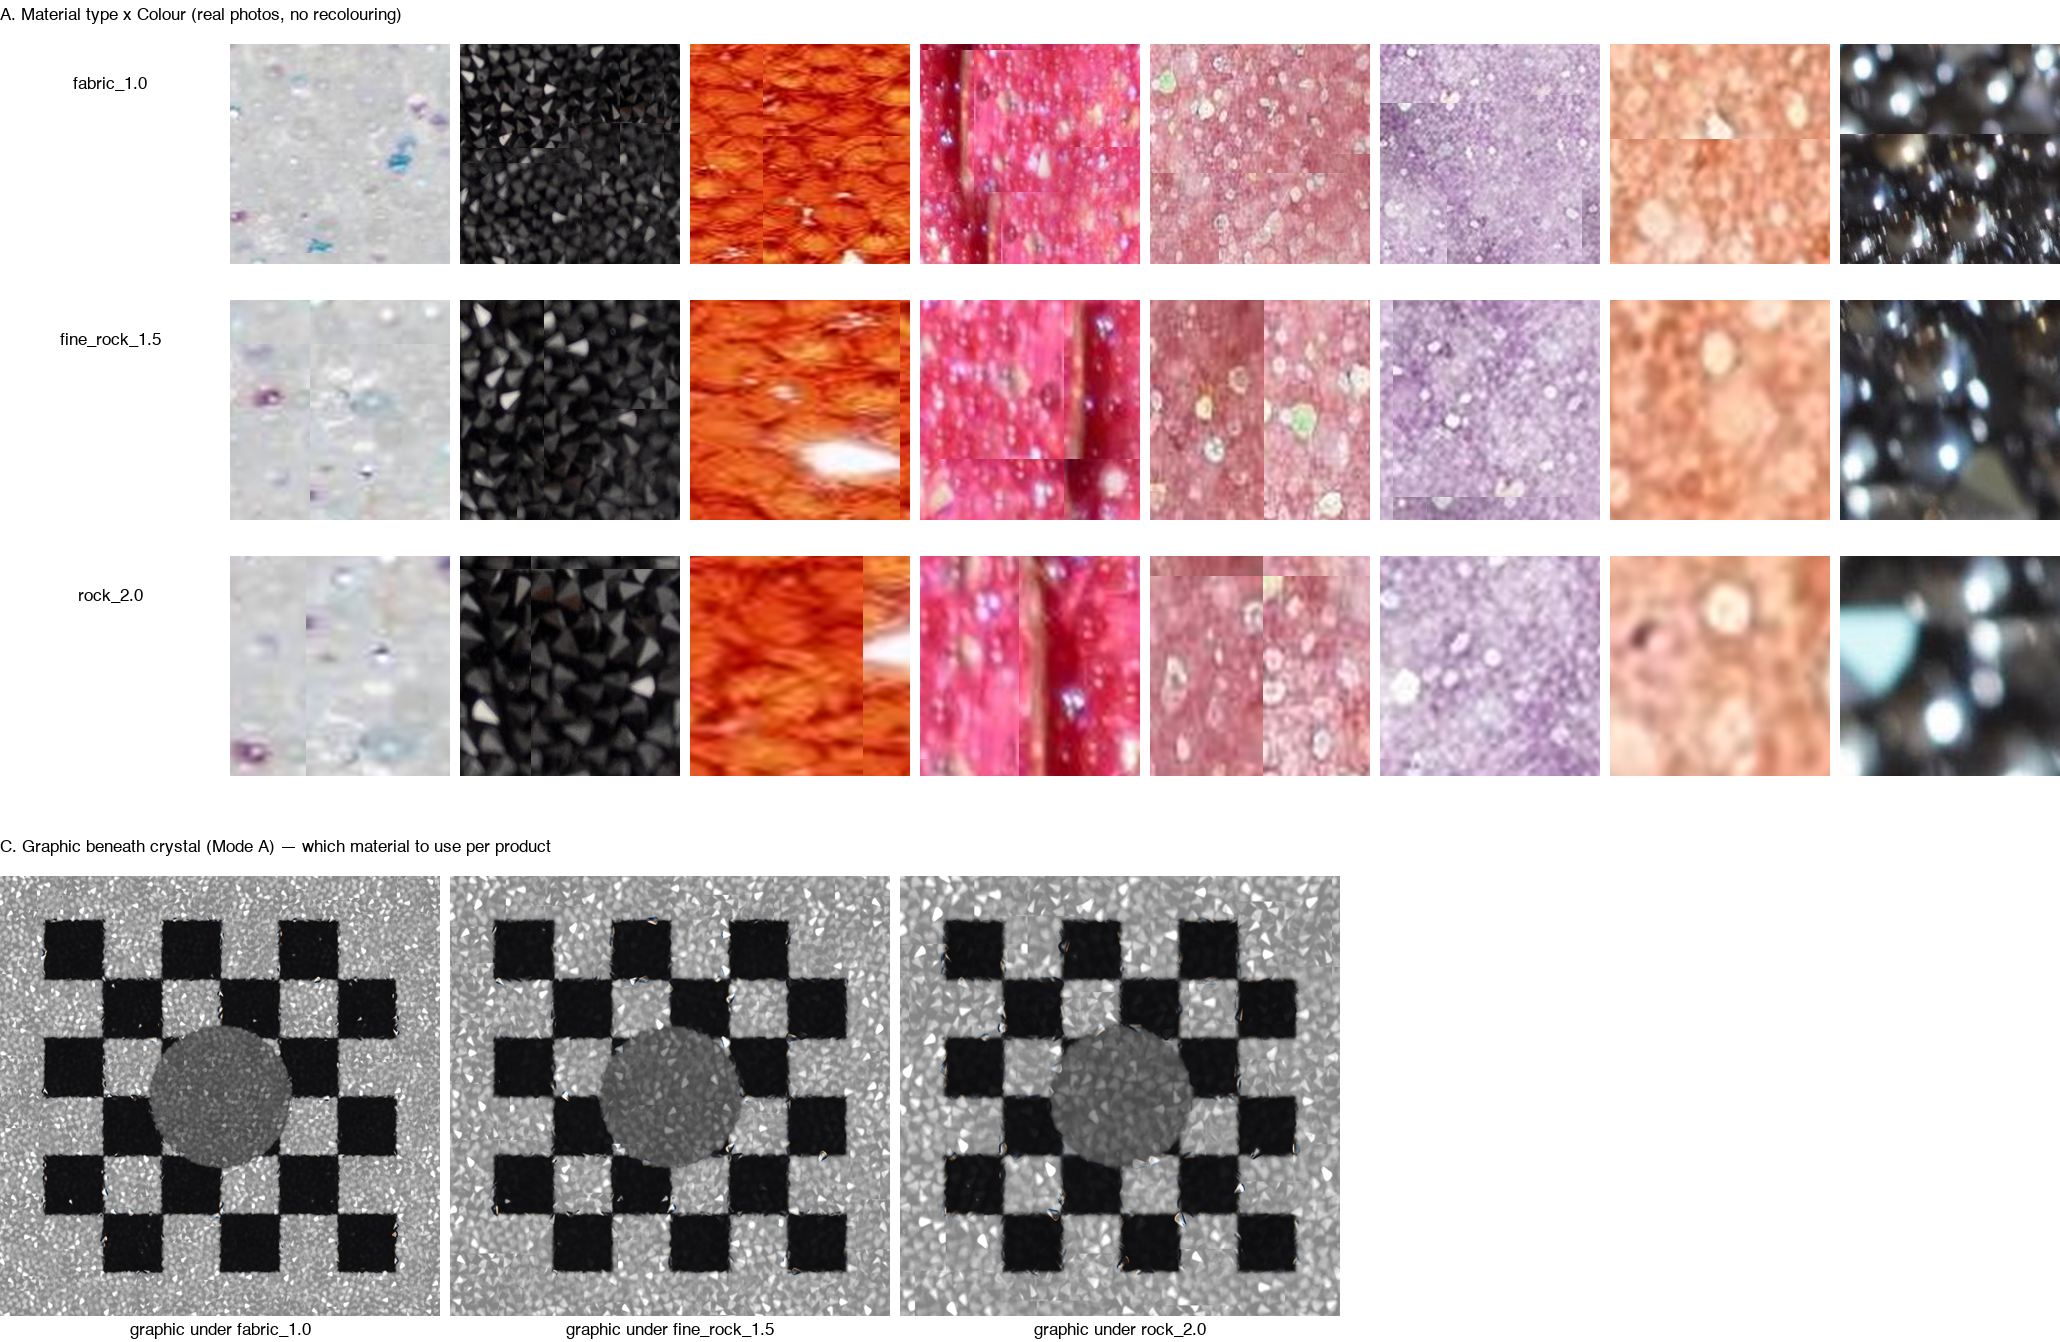

Generate this figure with Python:
"""Swatch library — every material-type x colour combination, rendered from
real photos (no synthetic recolouring — see engine/palette.py), laid out as
one inspectable contact sheet.

Rewritten 2026-07-30: dropped the old "coating vividness, light vs dark
neighbour" section entirely — that simulated iridescence on a recoloured
generic photo, which no longer exists now that every colour is its own real
photo. Two sections now:
  A. Material type x Colour — every real colour, every stone-size type.
  C. Graphic beneath crystal (Mode A) — which material to use per product.

Run: python swatch_gallery.py   ->  swatch_gallery.png (+ swatch_gallery/*.png
                                     for full-res individual chips)
"""
import os
from PIL import Image, ImageDraw, ImageFont

from engine.core import build_material, to_pil
from engine.palette import list_crystal_colors, STONE_MM, crystal_photo

HERE = os.path.dirname(os.path.abspath(__file__))
OUT_DIR = os.path.join(HERE, "swatch_gallery")
os.makedirs(OUT_DIR, exist_ok=True)

CHIP = 220
LABEL_H = 26
PAD = 10


def _font(size):
    try:
        return ImageFont.truetype("/System/Library/Fonts/Helvetica.ttc", size)
    except Exception:
        return ImageFont.load_default()


F_LABEL = _font(13)
F_HEAD = _font(17)


def material_chip(material, color_name, size=CHIP, save_as=None):
    """A flat tile of one real colour photo, scaled to `material`'s stone
    size, using that material's fabric/rock style override if captured."""
    sp = max(4.0, STONE_MM.get(material, 1.5) * (size / 18.0))
    path, pitch = crystal_photo(color_name, material)
    mat = build_material(sp / pitch, path, seed=hash((material, color_name)) % 1000)
    im = to_pil(mat[:size, :size])
    if save_as:
        im.save(os.path.join(OUT_DIR, save_as))
    return im


def labeled(im, text, w=None, font=F_LABEL):
    w = w or im.width
    canvas = Image.new("RGB", (w, im.height + LABEL_H), "white")
    canvas.paste(im, ((w - im.width) // 2, 0))
    d = ImageDraw.Draw(canvas)
    tw = d.textlength(text, font=font)
    d.text(((w - tw) / 2, im.height + 5), text, fill="black", font=font)
    return canvas


def section_header(w, text):
    im = Image.new("RGB", (w, 34), "white")
    d = ImageDraw.Draw(im)
    d.text((0, 6), text, fill="black", font=F_HEAD)
    return im


def hstack(images, pad=PAD):
    h = max(im.height for im in images)
    w = sum(im.width for im in images) + pad * (len(images) - 1)
    canvas = Image.new("RGB", (w, h), "white")
    x = 0
    for im in images:
        canvas.paste(im, (x, 0))
        x += im.width + pad
    return canvas


def vstack(images, pad=PAD):
    w = max(im.width for im in images)
    h = sum(im.height for im in images) + pad * (len(images) - 1)
    canvas = Image.new("RGB", (w, h), "white")
    y = 0
    for im in images:
        canvas.paste(im, (0, y))
        y += im.height + pad
    return canvas


def build_section_a():
    materials = list(STONE_MM.keys())
    colors = list(list_crystal_colors().keys())
    header = hstack([Image.new("RGB", (CHIP, LABEL_H), "white")] +
                     [labeled(Image.new("RGB", (CHIP, 0), "white"), c, w=CHIP) for c in colors])
    rows = []
    for material in materials:
        cells = [labeled(Image.new("RGB", (CHIP, LABEL_H), "white"), material, w=CHIP, font=F_HEAD)]
        for color in colors:
            chip = material_chip(material, color, save_as=f"A_{material}_{color}.png")
            cells.append(labeled(chip, "", w=CHIP))
        rows.append(hstack(cells))
    return vstack([section_header(header.width, "A. Material type x Colour (real photos, no recolouring)")] + rows)


def _test_glyph(size=300):
    im = Image.new("L", (size, size), 255)
    d = ImageDraw.Draw(im)
    n = 6
    step = size // n
    for i in range(n):
        for j in range(n):
            if (i + j) % 2 == 0:
                d.rectangle([i * step, j * step, (i + 1) * step, (j + 1) * step], fill=0)
    d.ellipse([size * 0.3, size * 0.3, size * 0.7, size * 0.7], fill=128)
    return im


def build_section_c():
    from engine.refraction import render_printed
    glyph = _test_glyph()
    px_per_mm = 1000 / 80.0
    cells = []
    for material in STONE_MM.keys():
        im = render_printed(glyph.convert("RGB"), material, "White", px_per_mm)
        im = im.resize((CHIP * 2, CHIP * 2))
        im.save(os.path.join(OUT_DIR, f"C_printed_{material}.png"))
        cells.append(labeled(im, f"graphic under {material}", w=im.width, font=F_HEAD))
    row = hstack(cells)
    return vstack([section_header(row.width, "C. Graphic beneath crystal (Mode A) — which material to use per product")] + [row])


if __name__ == "__main__":
    a = build_section_a()
    c = build_section_c()
    full = vstack([a, c], pad=30)
    full.save(os.path.join(HERE, "swatch_gallery.png"))
    print(f"wrote swatch_gallery.png ({full.width}x{full.height}) and {OUT_DIR}/*.png individual chips")
